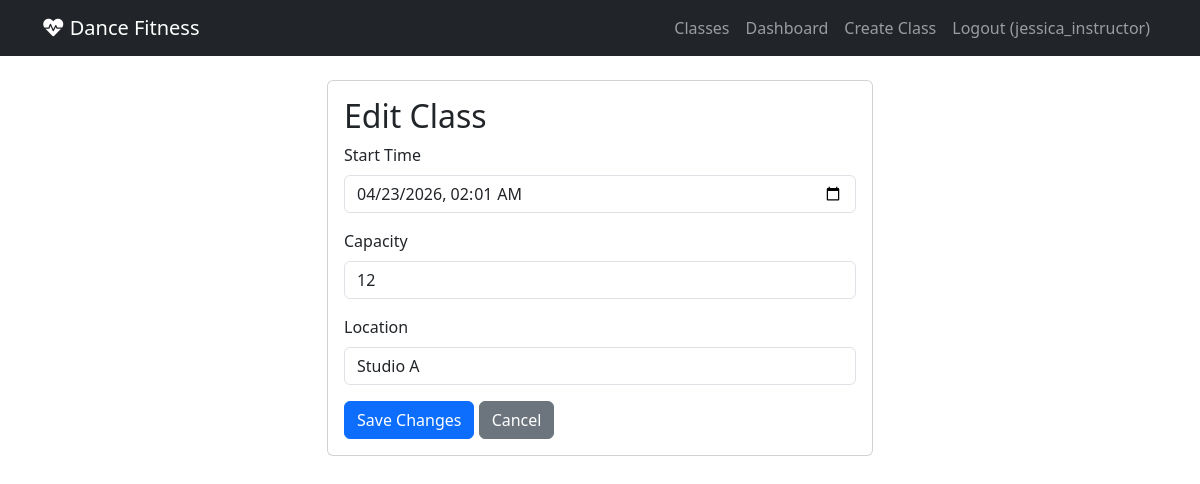
Before: /edit_class/1/ (signed in) with the older database file.
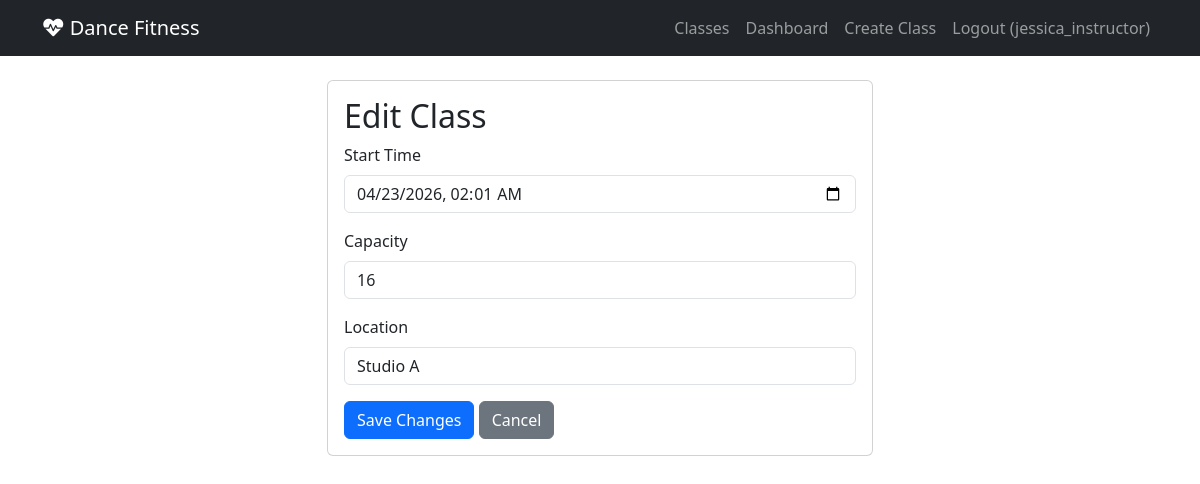
After: the same page with the newer database file.
### booking/models.py (models this page shows, shortened)
class ScheduledClass(models.Model):
    class_type = models.ForeignKey(ClassType, on_delete=models.CASCADE, related_name='scheduled_class')
    instructor = models.ForeignKey(User, on_delete=models.CASCADE, limit_choices_to={'is_instructor': True})
    start_time = models.DateTimeField()
    capacity = models.IntegerField(default=18)
    location = models.CharField(max_length=200)

### booking/views.py (the view, shortened to what this page needs)
# urls.py: path("edit_class/<int:class_id>/", views.edit_class, name="edit_class"),
@login_required
def edit_class(request, class_id):
    scheduled_class = get_object_or_404(ScheduledClass, id=class_id)
    if scheduled_class.instructor != request.user:
        return HttpResponseRedirect(reverse("dashboard"))
    return render(request, "booking/edit_class.html", {
        "class": scheduled_class
    })

### booking/templates/booking/edit_class.html (shortened to what this page needs)
{% extends "booking/layout.html" %}
{% block body %}
    <div class="row">
        <div class="col-md-6 offset-md-3">
            <div class="card">
                <div class="card-body">
                    <h2 class="card-title">Edit Class</h2>
                    <form method="post">
                        <div class="mb-3">
                            <label class="form-label">Start Time</label>
                            <input type="datetime-local" name="start_time" class="form-control"
                                   value="{{ class.start_time|date:'Y-m-d\TH:i' }}" required>
                        </div>
                        <div class="mb-3">
                            <label class="form-label">Capacity</label>
                            <input type="number" name="capacity" class="form-control"
                                   value="{{ class.capacity }}" min="1" required>
                        </div>
                        <div class="mb-3">
                            <label class="form-label">Location</label>
                            <input type="text" name="location" class="form-control"
                                   value="{{ class.location }}" required>
                        </div>
                        <button type="submit" class="btn btn-primary">Save Changes</button>
                        <a href="{% url 'dashboard' %}" class="btn btn-secondary">Cancel</a>
                    </form>
                </div>
            </div>
        </div>
    </div>
{% endblock %}

Changed rows visible on the page:
changed ScheduledClass "Studio A": capacity "12" → "16"
